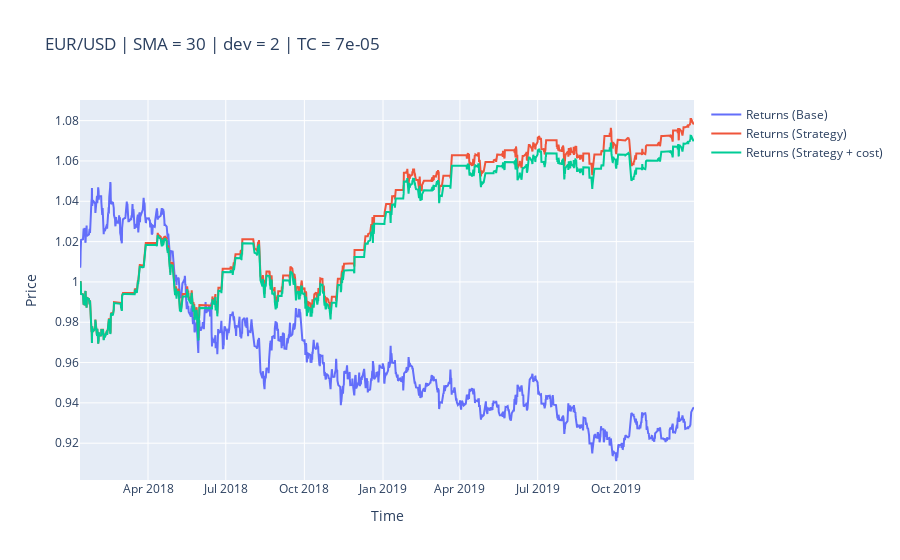

Notebook code for this chart:
### Code cell
obj.plot_results()

### Figure 1 — Plotly figure (JSON) as saved in the notebook; plotly's stock layout.template omitted (floating-point values rounded to 4 significant figures; data arrays with more than 128 entries replaced by an {"elided": "..."} marker saying what was removed)
{"data": [{"name": "Returns (Base)", "type": "scatter", "x": {"elided": "2040 str values"}, "y": {"elided": "2040 float values"}}, {"name": "Returns (Strategy)", "type": "scatter", "x": {"elided": "2040 str values"}, "y": {"elided": "2040 float values"}}, {"name": "Returns (Strategy + cost)", "type": "scatter", "x": {"elided": "2040 str values"}, "y": {"elided": "2040 float values"}}], "layout": {"title": {"text": "EUR/USD | SMA = 30 | dev = 2 | TC = 7e-05"}, "xaxis": {"title": {"text": "Time"}}, "yaxis": {"title": {"text": "Price"}}}}
